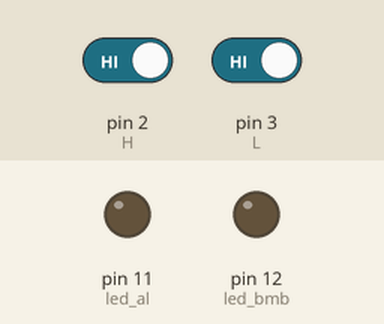
Recording of a sketch running on a simulated Arduino Uno, built with avr-gcc and run on an emulated ATmega328P. Parts: output pins drawn as LEDs (lit = HIGH). Inputs (shaded band) come from the test bench; at power-on: pin 2 (H) HIGH, pin 3 (L) HIGH.

Above: at 1.2 s.
1.3 s: pin 2 (H) driven LOW
At 2.4 s:
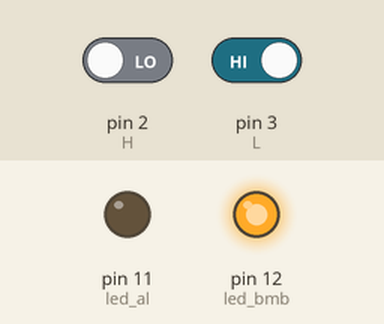
2.8 s: pin 3 (L) driven LOW
At 3.6 s:
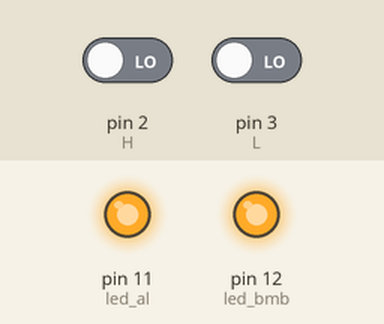
4.3 s: pin 2 (H) driven HIGH
At 4.7 s:
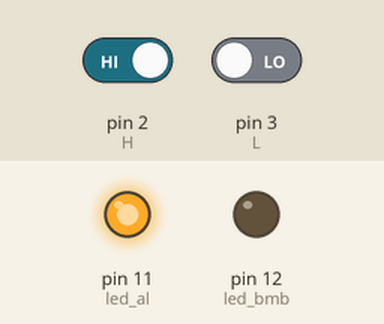
5.8 s: pin 3 (L) driven HIGH
At 7.0 s:
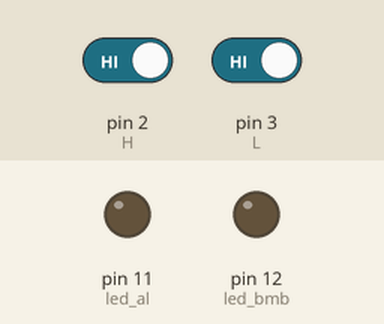
Timing chart, 0 to 8.3 s (numbered marks = the images above; inputs shaded):
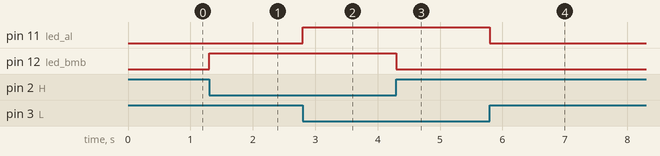

Measured:
- after the input at 1.3 s, pin 12 (led_bmb): LOW → HIGH at once
- after the input at 2.8 s, pin 11 (led_al): LOW → HIGH at once
- after the input at 4.3 s, pin 12 (led_bmb): HIGH → LOW at once
- after the input at 5.8 s, pin 11 (led_al): HIGH → LOW at once

The sketch:

bombaAgua.ino
```cpp
const int H = 2;// botão High (vermelho)
const int L = 3;//botão Low (Branco)
const int led_al = 11;// led para alarme (vermelho)
const int led_bmb = 12;// led para bomba (verde)

boolean botaoH = false;
boolean botaoL = false;

void setup() {
 pinMode(H, INPUT);// input significa entrada
  pinMode(L, INPUT);
  pinMode(led_al, OUTPUT);// output significa saida
  pinMode(led_bmb, OUTPUT);
}
void loop() {
botaoH = digitalRead(H);
botaoL = digitalRead(L);

  if (botaoH == false)
   digitalWrite(led_bmb, HIGH);
  else
   digitalWrite(led_bmb, LOW);
  if (botaoL == false)
   digitalWrite(led_al, HIGH);
  else
   digitalWrite(led_al, LOW);
}
```
